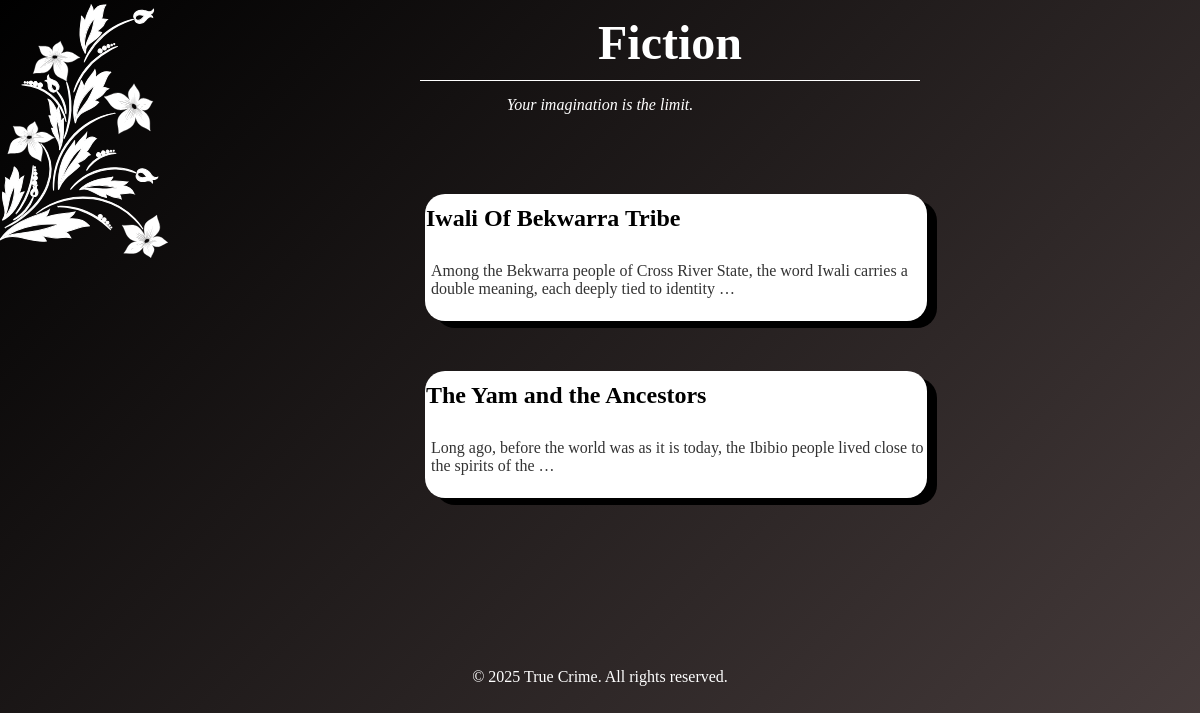
Screenshot of /fiction/ with the database file from the repository.
### blog/models.py (models this page shows, shortened)
class Story(models.Model):
    title = models.CharField(max_length=200)
    content = models.TextField()
    created_at = models.DateTimeField(auto_now_add=True)

### blog/views.py (the view)
# urls.py: path('fiction/', views.fiction, name='fiction'),
def fiction(request):
    fiction_stories = Story.objects.filter(category='fiction').order_by('-created_at')[:5]
    context = {"stories": fiction_stories}
    return render(request, 'blog/fiction.html', context=context)

### templates/blog/fiction.html (shortened to what this page needs)
<!DOCTYPE html>
<html lang="en">
    <head>
        {% load static %}
        <link rel="stylesheet" href="{% static 'css/fiction.css' %}">
    </head>
    <body>
        <header>
            <h1>Fiction</h1>
            <p class="tagline">Your imagination is the limit.</p>
            {% for story in stories %}
            <div class="story card">
              <a href="{% url 'story_detail' story.pk %}">
                <h2>{{ story.title }}</h2>
                <p>{{ story.content|truncatewords:20 }}</p>
              </a>
            </div>
            {% empty %}
              <p>No fiction stories yet.</p>
            {% endfor %}
              <div class="flower1">
            </div>
        </header>
        <main>
        </main>
        <footer>
            <p class="footer-text">&copy; 2025 True Crime. All rights reserved.</p>
        </footer>
    </body>
</html>

### static/css/fiction.css (style rules this page uses)
* { margin: 0; padding: 0; }
body { margin: 0; padding: 0; width: 100%; min-height: 100vh; background: linear-gradient(135deg, #000000 0%, #493e3e 100%); background-repeat: no-repeat; background-position: center; background-size: contain; }
header { text-align: center; color: white; padding-bottom: 30px; }
h1 { width: 500px; font-size: 3em; font-family: Georgia; font-weight: bold; margin-top: 15px; margin-bottom: 10px; padding-bottom: 10px; position: relative; left: 420px; border-bottom: 1px solid white; }
.tagline { font-style: italic; margin-top: 15px; padding-bottom: 30px; }
main { padding: 20px; }
.flower1 { margin: 0; padding: 0; position: absolute; display: block; fill: white; stroke:white; transition: 0.3s ease; top: 0%; left: 0%; }
.footer-text { text-align: center; color: white; padding: 50px 0; }
.card { width: 100%; max-width: 500px; height: 125px; text-decoration: #333; display: flex; flex-direction: column; text-align: left; background: white; border: 1px solid rgba(255,255,255,.06); border-radius: 20px; box-shadow: 10px 7px #000000; overflow: hidden; transition: transform .2s ease, box-shadow .2s ease, border-color .2s ease; position: relative; isolation: isolate; left: 375px; margin: 50px; }
.card a { color: black; text-decoration: none; padding-top: 10px; left: 8px; }
.card p { color: #333; font-size: 1em; padding-top: 30px; left: 5px; position: relative; }

### rows the page displays
Story: title "Iwali Of Bekwarra Tribe", content "Among the Bekwarra people of Cross River State, the word Iwali carries a double meaning, each deeply tied to identity …"
Story: title "The Yam and the Ancestors", content "Long ago, before the world was as it is today, the Ibibio people lived close to the spirits of the …"
